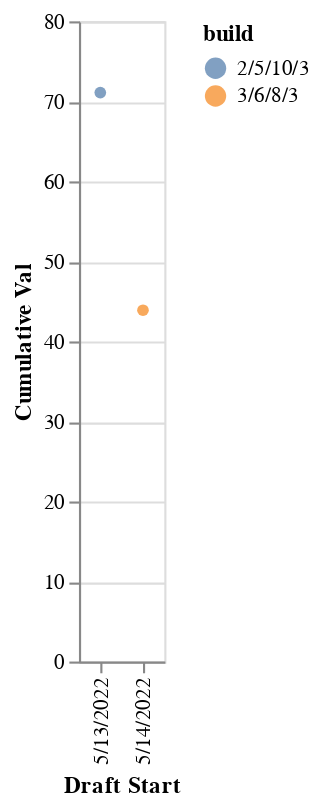
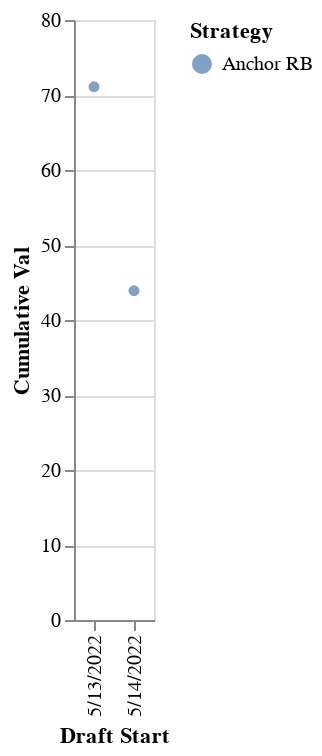
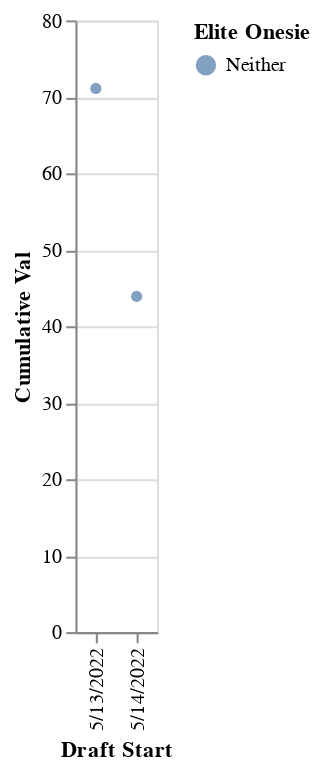

Notebook code for these charts, in order:
### Markdown cell above
#### To use while drafting

### Code cell
#Use of build and player search functions
players_to_search = ['Jonathan Taylor']
builds_with_players(players_to_search)
strats_with_players(players_to_search)
onesie_with_players(players_to_search)

### Figure 1 — Vega-Lite specification as saved in the notebook (floating-point values rounded to 4 significant figures)
{"config": {"view": {"continuousWidth": 400, "continuousHeight": 300}}, "data": {"name": "data-da93d0e8085f1fb7f4cd80d13a6d220b"}, "mark": {"type": "circle", "size": 30}, "encoding": {"color": {"field": "build", "type": "nominal"}, "tooltip": [{"field": "Draft Start", "type": "nominal"}, {"field": "Team", "type": "quantitative"}, {"field": "build", "type": "nominal"}, {"field": "Cumulative Val", "type": "quantitative"}], "x": {"field": "Draft Start", "type": "nominal"}, "y": {"field": "Cumulative Val", "type": "quantitative"}}, "selection": {"selector105": {"type": "interval", "bind": "scales", "encodings": ["x", "y"]}}, "$schema": "https://vega.github.io/schema/vega-lite/v4.17.0.json", "datasets": {"data-da93d0e8085f1fb7f4cd80d13a6d220b": [{"Team": 3, "Draft Start": "5/13/2022", "Cumulative Val": 71.1, "Strategy": "Anchor RB", "Elite Onesie": "Neither", "build": "2/5/10/3", "Players": "Jonathan Taylor, AJ Brown, Saquon Barkley, DK Metcalf, Chris Godwin, JuJu Smith-Schuster, Tom Brady, Clyde Edwards-Helaire, Skyy Moore, Christian Watson, Rachaad White, Corey Davis, Noah Fant, Will Fuller, Daniel Jones, Jalen Tolbert, KJ Hamler, Brevin Jordan, Sony Michel, Greg Dulcich"}, {"Team": 10, "Draft Start": "5/14/2022", "Cumulative Val": 43.9, "Strategy": "Anchor RB", "Elite Onesie": "Neither", "build": "3/6/8/3", "Players": "Jonathan Taylor, Tee Higgins, AJ Brown, Gabriel Davis, Courtland Sutton, Deandre Hopkins, Drake London, Trey Lance, Dalton Schulz, Tua Tagovailoa, Chase Edmonds, Robert Tonyan, Rachaad White, Daniel Jones, David Bell, Brian Robinson, Donta Foreman, Wandale Robinson, Chris Evans, OJ Howard"}]}}

### Figure 2 — Vega-Lite specification as saved in the notebook (floating-point values rounded to 4 significant figures)
{"config": {"view": {"continuousWidth": 400, "continuousHeight": 300}}, "data": {"name": "data-da93d0e8085f1fb7f4cd80d13a6d220b"}, "mark": {"type": "circle", "size": 30}, "encoding": {"color": {"field": "Strategy", "type": "nominal"}, "tooltip": [{"field": "Draft Start", "type": "nominal"}, {"field": "Team", "type": "quantitative"}, {"field": "Strategy", "type": "nominal"}, {"field": "build", "type": "nominal"}, {"field": "Cumulative Val", "type": "quantitative"}], "x": {"field": "Draft Start", "type": "nominal"}, "y": {"field": "Cumulative Val", "type": "quantitative"}}, "selection": {"selector106": {"type": "interval", "bind": "scales", "encodings": ["x", "y"]}}, "$schema": "https://vega.github.io/schema/vega-lite/v4.17.0.json", "datasets": {"data-da93d0e8085f1fb7f4cd80d13a6d220b": [{"Team": 3, "Draft Start": "5/13/2022", "Cumulative Val": 71.1, "Strategy": "Anchor RB", "Elite Onesie": "Neither", "build": "2/5/10/3", "Players": "Jonathan Taylor, AJ Brown, Saquon Barkley, DK Metcalf, Chris Godwin, JuJu Smith-Schuster, Tom Brady, Clyde Edwards-Helaire, Skyy Moore, Christian Watson, Rachaad White, Corey Davis, Noah Fant, Will Fuller, Daniel Jones, Jalen Tolbert, KJ Hamler, Brevin Jordan, Sony Michel, Greg Dulcich"}, {"Team": 10, "Draft Start": "5/14/2022", "Cumulative Val": 43.9, "Strategy": "Anchor RB", "Elite Onesie": "Neither", "build": "3/6/8/3", "Players": "Jonathan Taylor, Tee Higgins, AJ Brown, Gabriel Davis, Courtland Sutton, Deandre Hopkins, Drake London, Trey Lance, Dalton Schulz, Tua Tagovailoa, Chase Edmonds, Robert Tonyan, Rachaad White, Daniel Jones, David Bell, Brian Robinson, Donta Foreman, Wandale Robinson, Chris Evans, OJ Howard"}]}}

### Figure 3 — Vega-Lite specification as saved in the notebook (floating-point values rounded to 4 significant figures)
{"config": {"view": {"continuousWidth": 400, "continuousHeight": 300}}, "data": {"name": "data-da93d0e8085f1fb7f4cd80d13a6d220b"}, "mark": {"type": "circle", "size": 30}, "encoding": {"color": {"field": "Elite Onesie", "type": "nominal"}, "tooltip": [{"field": "Draft Start", "type": "nominal"}, {"field": "Team", "type": "quantitative"}, {"field": "Strategy", "type": "nominal"}, {"field": "Elite Onesie", "type": "nominal"}, {"field": "build", "type": "nominal"}, {"field": "Cumulative Val", "type": "quantitative"}], "x": {"field": "Draft Start", "type": "nominal"}, "y": {"field": "Cumulative Val", "type": "quantitative"}}, "selection": {"selector107": {"type": "interval", "bind": "scales", "encodings": ["x", "y"]}}, "$schema": "https://vega.github.io/schema/vega-lite/v4.17.0.json", "datasets": {"data-da93d0e8085f1fb7f4cd80d13a6d220b": [{"Team": 3, "Draft Start": "5/13/2022", "Cumulative Val": 71.1, "Strategy": "Anchor RB", "Elite Onesie": "Neither", "build": "2/5/10/3", "Players": "Jonathan Taylor, AJ Brown, Saquon Barkley, DK Metcalf, Chris Godwin, JuJu Smith-Schuster, Tom Brady, Clyde Edwards-Helaire, Skyy Moore, Christian Watson, Rachaad White, Corey Davis, Noah Fant, Will Fuller, Daniel Jones, Jalen Tolbert, KJ Hamler, Brevin Jordan, Sony Michel, Greg Dulcich"}, {"Team": 10, "Draft Start": "5/14/2022", "Cumulative Val": 43.9, "Strategy": "Anchor RB", "Elite Onesie": "Neither", "build": "3/6/8/3", "Players": "Jonathan Taylor, Tee Higgins, AJ Brown, Gabriel Davis, Courtland Sutton, Deandre Hopkins, Drake London, Trey Lance, Dalton Schulz, Tua Tagovailoa, Chase Edmonds, Robert Tonyan, Rachaad White, Daniel Jones, David Bell, Brian Robinson, Donta Foreman, Wandale Robinson, Chris Evans, OJ Howard"}]}}
